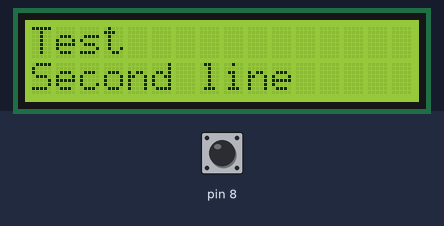
The sketch below on a simulated Arduino Uno, built with avr-gcc and run on an emulated ATmega328P. On the bench: 16×2 character LCD. Inputs (shaded band) come from the test bench; at power-on: pin 8 HIGH.

Above: at 1.2 s.
1.3 s: pin 8 pulled LOW for 0.15 s
At 1.8 s:
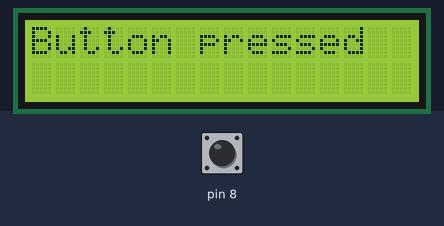
2.9 s: pin 8 driven LOW
5.9 s: pin 8 pulsed HIGH 2 times (0.12 s each, 0.3 s apart)
12.5 s: pin 8 driven HIGH
14.0 s: pin 8 driven LOW
Timing chart, 0 to 17.0 s (numbered marks = the images above; inputs shaded):
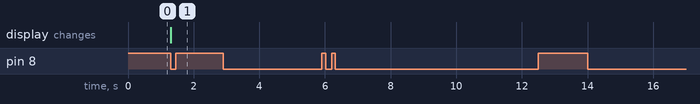

The sketch:

LCD_Test.ino
```cpp
#include <LiquidCrystal.h>

LiquidCrystal lcd(7, 6, 5, 4, 3, 2);

void setup() {
  // put your setup code here, to run once:
  lcd.begin(16, 2);

  pinMode(8, INPUT_PULLUP);
  pinMode(9, INPUT_PULLUP);

  lcd.clear();
  lcd.print("Test");
  lcd.setCursor(0, 1);
  lcd.print("Second line");
}

void loop() {
  // put your main code here, to run repeatedly:
  if (digitalRead(8) == LOW) {
    lcd.clear();
    lcd.print("Button pressed");
  }
}
```

Measured:
- after the input at 1.3 s, the display: changes at once (image 1)
- after the input at 2.9 s, every drawn part: stays the same
- after the input at 5.9 s, every drawn part: stays the same
- after the input at 12.5 s, every drawn part: stays the same
- after the input at 14.0 s, every drawn part: stays the same
